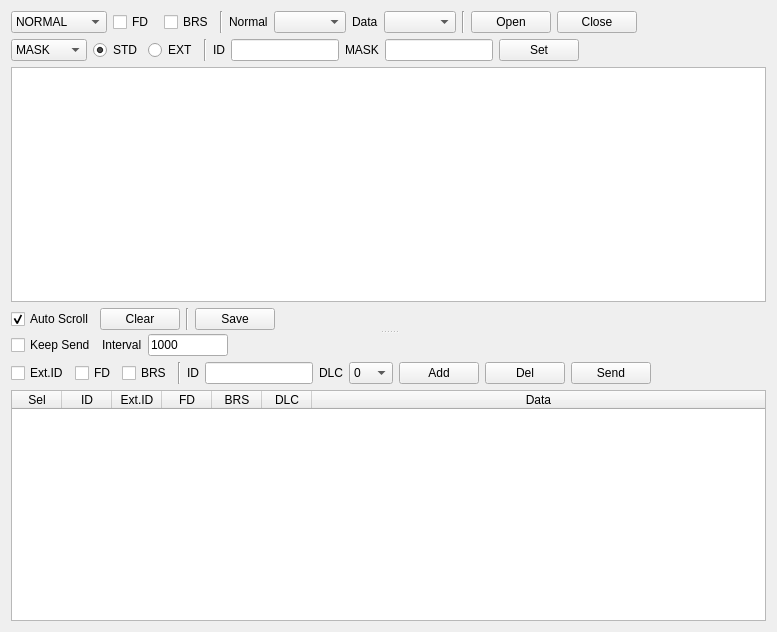
<?xml version="1.0" encoding="UTF-8"?>
<ui version="4.0">
 <class>CAN</class>
 <widget class="QWidget" name="CAN">
  <property name="geometry">
   <rect>
    <x>0</x>
    <y>0</y>
    <width>777</width>
    <height>632</height>
   </rect>
  </property>
  <property name="windowTitle">
   <string>Form</string>
  </property>
  <layout class="QVBoxLayout" name="verticalLayout_3">
   <item>
    <widget class="QSplitter" name="splitter_2">
     <property name="autoFillBackground">
      <bool>false</bool>
     </property>
     <property name="frameShape">
      <enum>QFrame::NoFrame</enum>
     </property>
     <property name="lineWidth">
      <number>1</number>
     </property>
     <property name="midLineWidth">
      <number>0</number>
     </property>
     <property name="orientation">
      <enum>Qt::Vertical</enum>
     </property>
     <widget class="QFrame" name="frame">
      <property name="sizePolicy">
       <sizepolicy hsizetype="Preferred" vsizetype="Preferred">
        <horstretch>0</horstretch>
        <verstretch>0</verstretch>
       </sizepolicy>
      </property>
      <property name="minimumSize">
       <size>
        <width>0</width>
        <height>0</height>
       </size>
      </property>
      <property name="frameShape">
       <enum>QFrame::NoFrame</enum>
      </property>
      <property name="frameShadow">
       <enum>QFrame::Raised</enum>
      </property>
      <property name="lineWidth">
       <number>0</number>
      </property>
      <layout class="QVBoxLayout" name="verticalLayout">
       <property name="leftMargin">
        <number>0</number>
       </property>
       <property name="topMargin">
        <number>0</number>
       </property>
       <property name="rightMargin">
        <number>0</number>
       </property>
       <property name="bottomMargin">
        <number>0</number>
       </property>
       <item>
        <layout class="QHBoxLayout" name="horizontalLayout">
         <property name="topMargin">
          <number>0</number>
         </property>
         <item>
          <widget class="QComboBox" name="combo_open_mode">
           <property name="sizePolicy">
            <sizepolicy hsizetype="Minimum" vsizetype="Fixed">
             <horstretch>0</horstretch>
             <verstretch>0</verstretch>
            </sizepolicy>
           </property>
           <item>
            <property name="text">
             <string>NORMAL</string>
            </property>
           </item>
           <item>
            <property name="text">
             <string>MONITOR</string>
            </property>
           </item>
           <item>
            <property name="text">
             <string>LOOPBACK</string>
            </property>
           </item>
          </widget>
         </item>
         <item>
          <widget class="QCheckBox" name="check_open_canfd">
           <property name="text">
            <string>FD </string>
           </property>
          </widget>
         </item>
         <item>
          <widget class="QCheckBox" name="check_open_brs">
           <property name="text">
            <string>BRS</string>
           </property>
          </widget>
         </item>
         <item>
          <widget class="Line" name="line">
           <property name="orientation">
            <enum>Qt::Vertical</enum>
           </property>
          </widget>
         </item>
         <item>
          <widget class="QLabel" name="label">
           <property name="text">
            <string>Normal</string>
           </property>
          </widget>
         </item>
         <item>
          <widget class="QComboBox" name="combo_open_rate_normal"/>
         </item>
         <item>
          <widget class="QLabel" name="label_2">
           <property name="text">
            <string>Data</string>
           </property>
          </widget>
         </item>
         <item>
          <widget class="QComboBox" name="combo_open_rate_data"/>
         </item>
         <item>
          <widget class="Line" name="line_5">
           <property name="orientation">
            <enum>Qt::Vertical</enum>
           </property>
          </widget>
         </item>
         <item>
          <widget class="QPushButton" name="btn_open">
           <property name="text">
            <string>Open</string>
           </property>
          </widget>
         </item>
         <item>
          <widget class="QPushButton" name="btn_close">
           <property name="text">
            <string>Close</string>
           </property>
          </widget>
         </item>
         <item>
          <spacer name="horizontalSpacer">
           <property name="orientation">
            <enum>Qt::Horizontal</enum>
           </property>
           <property name="sizeHint" stdset="0">
            <size>
             <width>40</width>
             <height>20</height>
            </size>
           </property>
          </spacer>
         </item>
        </layout>
       </item>
       <item>
        <layout class="QHBoxLayout" name="horizontalLayout_3">
         <property name="topMargin">
          <number>0</number>
         </property>
         <item>
          <widget class="QComboBox" name="combo_filter_type">
           <property name="sizePolicy">
            <sizepolicy hsizetype="Minimum" vsizetype="Fixed">
             <horstretch>0</horstretch>
             <verstretch>0</verstretch>
            </sizepolicy>
           </property>
           <item>
            <property name="text">
             <string>MASK     </string>
            </property>
           </item>
           <item>
            <property name="text">
             <string>RANGE</string>
            </property>
           </item>
          </widget>
         </item>
         <item>
          <widget class="QRadioButton" name="radio_filter_std">
           <property name="text">
            <string>STD</string>
           </property>
           <property name="checked">
            <bool>true</bool>
           </property>
          </widget>
         </item>
         <item>
          <widget class="QRadioButton" name="radio_filter_ext">
           <property name="text">
            <string>EXT</string>
           </property>
          </widget>
         </item>
         <item>
          <widget class="Line" name="line_4">
           <property name="orientation">
            <enum>Qt::Vertical</enum>
           </property>
          </widget>
         </item>
         <item>
          <widget class="QLabel" name="label_6">
           <property name="text">
            <string>ID</string>
           </property>
          </widget>
         </item>
         <item>
          <widget class="QLineEdit" name="line_filter_id1">
           <property name="sizePolicy">
            <sizepolicy hsizetype="Minimum" vsizetype="Fixed">
             <horstretch>0</horstretch>
             <verstretch>0</verstretch>
            </sizepolicy>
           </property>
          </widget>
         </item>
         <item>
          <widget class="QLabel" name="label_7">
           <property name="text">
            <string>MASK</string>
           </property>
          </widget>
         </item>
         <item>
          <widget class="QLineEdit" name="line_filter_id2">
           <property name="sizePolicy">
            <sizepolicy hsizetype="Minimum" vsizetype="Fixed">
             <horstretch>0</horstretch>
             <verstretch>0</verstretch>
            </sizepolicy>
           </property>
          </widget>
         </item>
         <item>
          <widget class="QPushButton" name="btn_filter_set">
           <property name="text">
            <string>Set</string>
           </property>
          </widget>
         </item>
         <item>
          <spacer name="horizontalSpacer_3">
           <property name="orientation">
            <enum>Qt::Horizontal</enum>
           </property>
           <property name="sizeHint" stdset="0">
            <size>
             <width>40</width>
             <height>20</height>
            </size>
           </property>
          </spacer>
         </item>
        </layout>
       </item>
       <item>
        <widget class="QTableView" name="view_can_rx">
         <property name="sizePolicy">
          <sizepolicy hsizetype="Expanding" vsizetype="Expanding">
           <horstretch>0</horstretch>
           <verstretch>0</verstretch>
          </sizepolicy>
         </property>
        </widget>
       </item>
       <item>
        <layout class="QHBoxLayout" name="horizontalLayout_4">
         <property name="topMargin">
          <number>0</number>
         </property>
         <item>
          <widget class="QCheckBox" name="check_autoscroll">
           <property name="text">
            <string>Auto Scroll</string>
           </property>
           <property name="checked">
            <bool>true</bool>
           </property>
          </widget>
         </item>
         <item>
          <widget class="QPushButton" name="btn_clear_rx_msg">
           <property name="text">
            <string>Clear</string>
           </property>
          </widget>
         </item>
         <item>
          <widget class="Line" name="line_2">
           <property name="orientation">
            <enum>Qt::Vertical</enum>
           </property>
          </widget>
         </item>
         <item>
          <widget class="QPushButton" name="btn_save_rx">
           <property name="text">
            <string>Save</string>
           </property>
          </widget>
         </item>
         <item>
          <spacer name="horizontalSpacer_4">
           <property name="orientation">
            <enum>Qt::Horizontal</enum>
           </property>
           <property name="sizeHint" stdset="0">
            <size>
             <width>40</width>
             <height>20</height>
            </size>
           </property>
          </spacer>
         </item>
        </layout>
       </item>
      </layout>
     </widget>
     <widget class="QFrame" name="frame_2">
      <property name="sizePolicy">
       <sizepolicy hsizetype="Preferred" vsizetype="Preferred">
        <horstretch>0</horstretch>
        <verstretch>0</verstretch>
       </sizepolicy>
      </property>
      <property name="minimumSize">
       <size>
        <width>0</width>
        <height>0</height>
       </size>
      </property>
      <property name="baseSize">
       <size>
        <width>0</width>
        <height>0</height>
       </size>
      </property>
      <property name="frameShape">
       <enum>QFrame::NoFrame</enum>
      </property>
      <property name="frameShadow">
       <enum>QFrame::Raised</enum>
      </property>
      <property name="lineWidth">
       <number>0</number>
      </property>
      <layout class="QVBoxLayout" name="verticalLayout_2">
       <property name="leftMargin">
        <number>0</number>
       </property>
       <property name="topMargin">
        <number>0</number>
       </property>
       <property name="rightMargin">
        <number>0</number>
       </property>
       <property name="bottomMargin">
        <number>0</number>
       </property>
       <item>
        <layout class="QHBoxLayout" name="horizontalLayout_5">
         <property name="topMargin">
          <number>0</number>
         </property>
         <item>
          <widget class="QCheckBox" name="check_keep_send">
           <property name="text">
            <string>Keep Send</string>
           </property>
          </widget>
         </item>
         <item>
          <widget class="QLabel" name="label_interval">
           <property name="text">
            <string>Interval</string>
           </property>
          </widget>
         </item>
         <item>
          <widget class="QLineEdit" name="text_interval">
           <property name="maximumSize">
            <size>
             <width>80</width>
             <height>16777215</height>
            </size>
           </property>
           <property name="text">
            <string>1000</string>
           </property>
          </widget>
         </item>
         <item>
          <spacer name="horizontalSpacer_5">
           <property name="orientation">
            <enum>Qt::Horizontal</enum>
           </property>
           <property name="sizeHint" stdset="0">
            <size>
             <width>40</width>
             <height>20</height>
            </size>
           </property>
          </spacer>
         </item>
        </layout>
       </item>
       <item>
        <layout class="QHBoxLayout" name="horizontalLayout_2">
         <property name="topMargin">
          <number>0</number>
         </property>
         <item>
          <widget class="QCheckBox" name="check_tx_extid">
           <property name="text">
            <string>Ext.ID</string>
           </property>
          </widget>
         </item>
         <item>
          <widget class="QCheckBox" name="check_tx_fd">
           <property name="text">
            <string>FD</string>
           </property>
          </widget>
         </item>
         <item>
          <widget class="QCheckBox" name="check_tx_brs">
           <property name="text">
            <string>BRS</string>
           </property>
          </widget>
         </item>
         <item>
          <widget class="Line" name="line_3">
           <property name="orientation">
            <enum>Qt::Vertical</enum>
           </property>
          </widget>
         </item>
         <item>
          <widget class="QLabel" name="label_3">
           <property name="text">
            <string>ID</string>
           </property>
          </widget>
         </item>
         <item>
          <widget class="QLineEdit" name="text_tx_id">
           <property name="sizePolicy">
            <sizepolicy hsizetype="Minimum" vsizetype="Fixed">
             <horstretch>0</horstretch>
             <verstretch>0</verstretch>
            </sizepolicy>
           </property>
           <property name="minimumSize">
            <size>
             <width>0</width>
             <height>0</height>
            </size>
           </property>
          </widget>
         </item>
         <item>
          <widget class="QLabel" name="label_4">
           <property name="text">
            <string>DLC</string>
           </property>
          </widget>
         </item>
         <item>
          <widget class="QComboBox" name="combo_tx_dlc">
           <property name="sizePolicy">
            <sizepolicy hsizetype="Minimum" vsizetype="Fixed">
             <horstretch>0</horstretch>
             <verstretch>0</verstretch>
            </sizepolicy>
           </property>
           <item>
            <property name="text">
             <string>0</string>
            </property>
           </item>
           <item>
            <property name="text">
             <string>1</string>
            </property>
           </item>
           <item>
            <property name="text">
             <string>2</string>
            </property>
           </item>
           <item>
            <property name="text">
             <string>3</string>
            </property>
           </item>
           <item>
            <property name="text">
             <string>4</string>
            </property>
           </item>
           <item>
            <property name="text">
             <string>5</string>
            </property>
           </item>
           <item>
            <property name="text">
             <string>6</string>
            </property>
           </item>
           <item>
            <property name="text">
             <string>7</string>
            </property>
           </item>
           <item>
            <property name="text">
             <string>8</string>
            </property>
           </item>
           <item>
            <property name="text">
             <string>12</string>
            </property>
           </item>
           <item>
            <property name="text">
             <string>16</string>
            </property>
           </item>
           <item>
            <property name="text">
             <string>20</string>
            </property>
           </item>
           <item>
            <property name="text">
             <string>24</string>
            </property>
           </item>
           <item>
            <property name="text">
             <string>32</string>
            </property>
           </item>
           <item>
            <property name="text">
             <string>48</string>
            </property>
           </item>
           <item>
            <property name="text">
             <string>64</string>
            </property>
           </item>
          </widget>
         </item>
         <item>
          <widget class="QPushButton" name="btn_add">
           <property name="text">
            <string>Add</string>
           </property>
          </widget>
         </item>
         <item>
          <widget class="QPushButton" name="btn_del">
           <property name="text">
            <string>Del</string>
           </property>
          </widget>
         </item>
         <item>
          <widget class="QPushButton" name="btn_send">
           <property name="text">
            <string>Send</string>
           </property>
          </widget>
         </item>
         <item>
          <spacer name="horizontalSpacer_2">
           <property name="orientation">
            <enum>Qt::Horizontal</enum>
           </property>
           <property name="sizeHint" stdset="0">
            <size>
             <width>40</width>
             <height>20</height>
            </size>
           </property>
          </spacer>
         </item>
        </layout>
       </item>
       <item>
        <widget class="QTableWidget" name="table_can_tx">
         <property name="sizePolicy">
          <sizepolicy hsizetype="Preferred" vsizetype="Expanding">
           <horstretch>0</horstretch>
           <verstretch>0</verstretch>
          </sizepolicy>
         </property>
         <property name="minimumSize">
          <size>
           <width>0</width>
           <height>0</height>
          </size>
         </property>
         <property name="maximumSize">
          <size>
           <width>16777215</width>
           <height>16777215</height>
          </size>
         </property>
         <property name="alternatingRowColors">
          <bool>true</bool>
         </property>
         <property name="selectionMode">
          <enum>QAbstractItemView::NoSelection</enum>
         </property>
         <property name="selectionBehavior">
          <enum>QAbstractItemView::SelectItems</enum>
         </property>
         <property name="rowCount">
          <number>0</number>
         </property>
         <attribute name="horizontalHeaderCascadingSectionResizes">
          <bool>false</bool>
         </attribute>
         <attribute name="horizontalHeaderMinimumSectionSize">
          <number>50</number>
         </attribute>
         <attribute name="horizontalHeaderDefaultSectionSize">
          <number>50</number>
         </attribute>
         <attribute name="horizontalHeaderStretchLastSection">
          <bool>true</bool>
         </attribute>
         <column>
          <property name="text">
           <string>Sel</string>
          </property>
         </column>
         <column>
          <property name="text">
           <string>ID</string>
          </property>
         </column>
         <column>
          <property name="text">
           <string>Ext.ID</string>
          </property>
         </column>
         <column>
          <property name="text">
           <string>FD</string>
          </property>
         </column>
         <column>
          <property name="text">
           <string>BRS</string>
          </property>
         </column>
         <column>
          <property name="text">
           <string>DLC</string>
          </property>
         </column>
         <column>
          <property name="text">
           <string>Data</string>
          </property>
         </column>
        </widget>
       </item>
      </layout>
     </widget>
    </widget>
   </item>
  </layout>
 </widget>
 <resources/>
 <connections/>
</ui>
